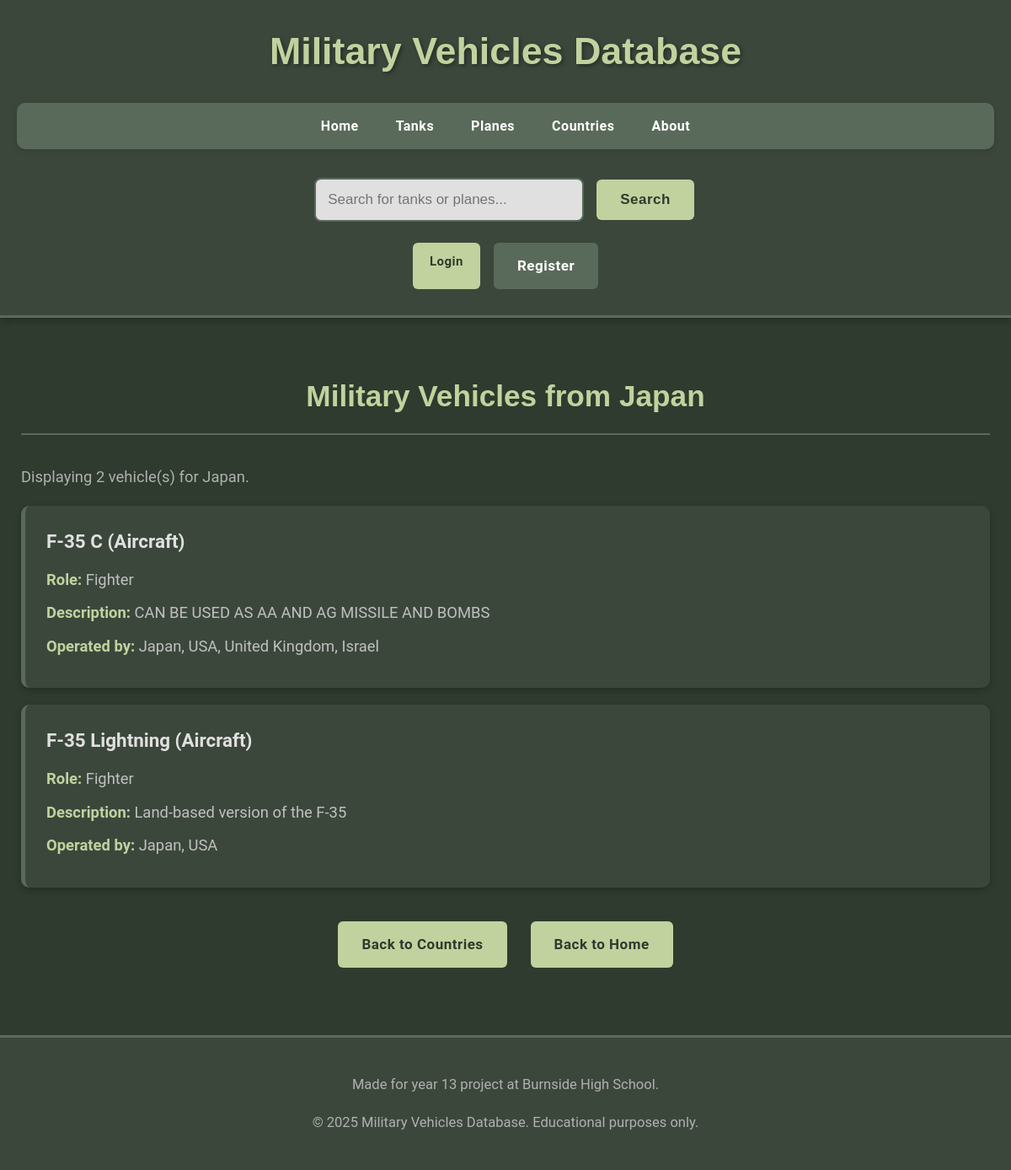
The page /countries/1 on the database its author committed.
### app/models.py (models this page shows, shortened)
class Country(db.Model):
    __tablename__ = 'country'
    id = db.Column(db.Integer, primary_key=True)
    name = db.Column(db.String(100), nullable=False, unique=True)

class Plane(db.Model):
    __tablename__ = 'plane'
    id = db.Column(db.Integer, primary_key=True)
    name = db.Column(db.String(100), nullable=False, unique=True)
    role = db.Column(db.String(50))
    description = db.Column(db.Text)
    type = db.Column(db.String(50), default='Aircraft')
    countries = db.relationship('Country', secondary=plane_countries, lazy=True,
                                backref=db.backref('planes', lazy=True))

### app/routes.py (the view)
@app.route('/countries/<int:country_id>')
def vehicles_by_country(country_id):
    country = Country.query.get_or_404(country_id)
    tanks = country.tanks  # This is already a list of Tank objects
    planes = country.planes  # This is already a list of Plane objects
    all_vehicles = sorted(list(tanks) + list(planes), key=lambda v: v.name)
    return render_template('vehicles_by_country.html', country=country, vehicles=all_vehicles)

### app/templates/vehicles_by_country.html (shortened to what this page needs)
<!DOCTYPE html>
{% extends "layout.html" %}
{% block content %}
<h2>Military Vehicles from {{ country.name }}</h2>
{% if vehicles %}
    <p>Displaying {{ vehicles|length }} vehicle(s) for {{ country.name }}.</p>
    <div class="vehicle-list">
        {% for vehicle in vehicles %}
            <div class="weapon-item">
                <h3>{{ vehicle.name }} ({{ vehicle.type }})</h3>
                {% if vehicle.role %}<p><strong>Role:</strong> {{ vehicle.role }}</p>{% endif %}
                <p><strong>Description:</strong> {{ vehicle.description }}</p>
                <p><strong>Operated by:</strong>
                    {% for c in vehicle.countries %}
                        {{ c.name }}{% if not loop.last %}, {% endif %}
                    {% endfor %}
                </p>
            </div>
        {% endfor %}
    </div>
{% else %}
    <p>No vehicles found for {{ country.name }} yet.</p>
{% endif %}
<div class="navigation-buttons">
    <a href="{{ url_for('countries_list') }}" class="menu-button">Back to Countries</a>
    <a href="{{ url_for('homepage') }}" class="menu-button">Back to Home</a>
</div>
{% endblock %}

### app/static/style.css (style rules this page uses)
* { margin: 0; padding: 0; box-sizing: border-box; }
body, html { height: 100%; font-family: 'Roboto', sans-serif; background-color: #2E3B2E; color: #E0E0E0; line-height: 1.6; }
body { display: flex; flex-direction: column; min-height: 100vh; }
h1, h2, h3, h4, h5 { color: #C1D29E; margin: 25px 0 15px 0; font-family: 'Montserrat', sans-serif; }
h2 { font-size: 2.2em; margin-bottom: 35px; text-align: center; border-bottom: 2px solid #5A6A5A; padding-bottom: 15px; }
p { color: #B0B0B0; margin: 18px 0; font-size: 1.15em; }
a { color: #8C9F7E; text-decoration: none; font-weight: bold; }
.menu-button { background-color: #C1D29E; border: none; color: #2E3B2E; padding: 14px 28px; text-align: center; text-decoration: none; display: inline-block; font-size: 17px; margin: 6px 3px; cursor: pointer; border-radius: 6px; transition: all 0.3s ease; font-weight: bold; letter-spacing: 0.5px; }
.weapon-item { background-color: #3C473C; padding: 25px; margin: 20px 0; border-radius: 10px; border-left: 5px solid #5A6A5A; box-shadow: 0 3px 8px rgba(0,0,0,0.2); transition: transform 0.2s ease, box-shadow 0.2s ease; }
.weapon-item h3 { color: #E0E0E0; margin-top: 0; margin-bottom: 12px; font-size: 1.4em; font-family: 'Roboto', sans-serif; }
.weapon-item p { margin: 10px 0; color: #C0C0C0; }
.weapon-item strong { color: #C1D29E; }
.navigation-buttons { text-align: center; margin: 40px 0; }
.navigation-buttons .menu-button { margin: 0 12px; }

### rows shown on the page
Country: name "Japan"
Plane: name "F-35 C", type "Aircraft", role "Fighter", description "CAN BE USED AS AA AND AG MISSILE AND BOMBS"
Country: name "USA"
Country: name "United Kingdom"
Country: name "Israel"
Plane: name "F-35 Lightning", type "Aircraft", role "Fighter", description "Land-based version of the F-35"

### other values the page prints
{{ vehicles|length }} "2"
